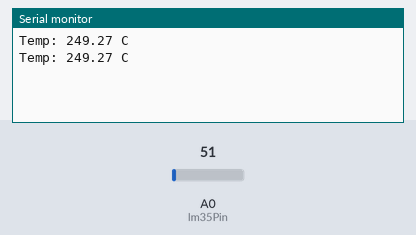
Bench run of a sketch on a simulated Arduino Uno, built with avr-gcc and run on an emulated ATmega328P. On the bench: the last lines printed to the serial monitor. The test bench sets the inputs (shaded band); at power-on: A0 (lm35Pin) = 51.

Above: at 1.8 s.
1.9 s: A0 (lm35Pin) set to 61
At 2.8 s:
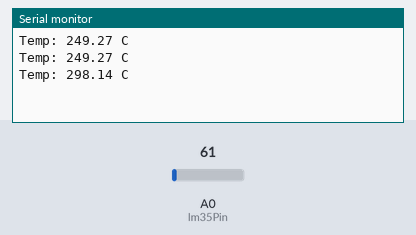
3.4 s: A0 (lm35Pin) set to 71
At 4.7 s:
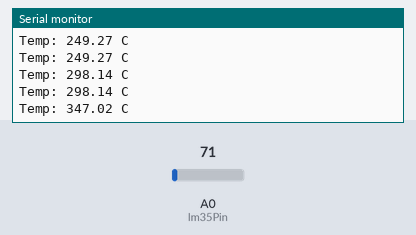
Timing chart, 0 to 6.4 s (numbered marks = the images above; inputs shaded):
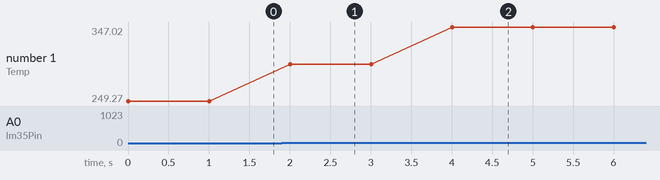

Measured:
- after the input at 1.9 s, the serial monitor: prints a new line after 0.10 s (image 1)
- after the input at 3.4 s, the serial monitor: prints a new line after 0.60 s (image 2)
- plotted number 1: 249.27 → 298.14 after the input at 1.9 s, 298.14 → 347.02 after the input at 3.4 s

The sketch:

sketch_may16a.ino
```cpp
int lm35Pin = A0;

void setup() {
  // put your setup code here, to run once:
  Serial.begin(9600);
}

void loop() {
  // put your main code here, to run repeatedly:
  int analogValue;
  float temperature;

  analogValue = analogRead(lm35Pin);

  temperature = (float(analogValue)/1023)*5000;

  Serial.print("Temp: ");
  Serial.print(temperature);
  Serial.println(" C");

  delay(1000);
}
```
